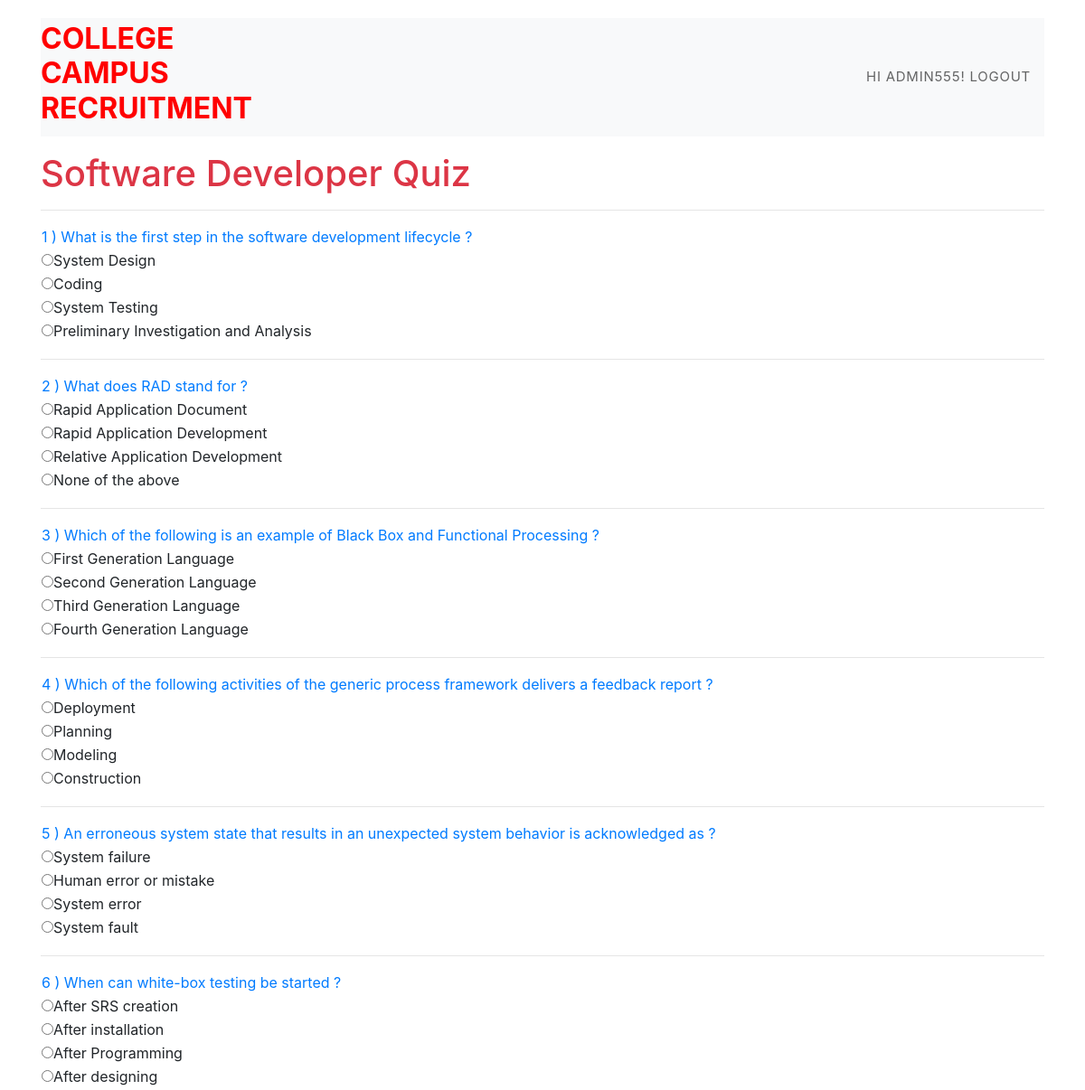
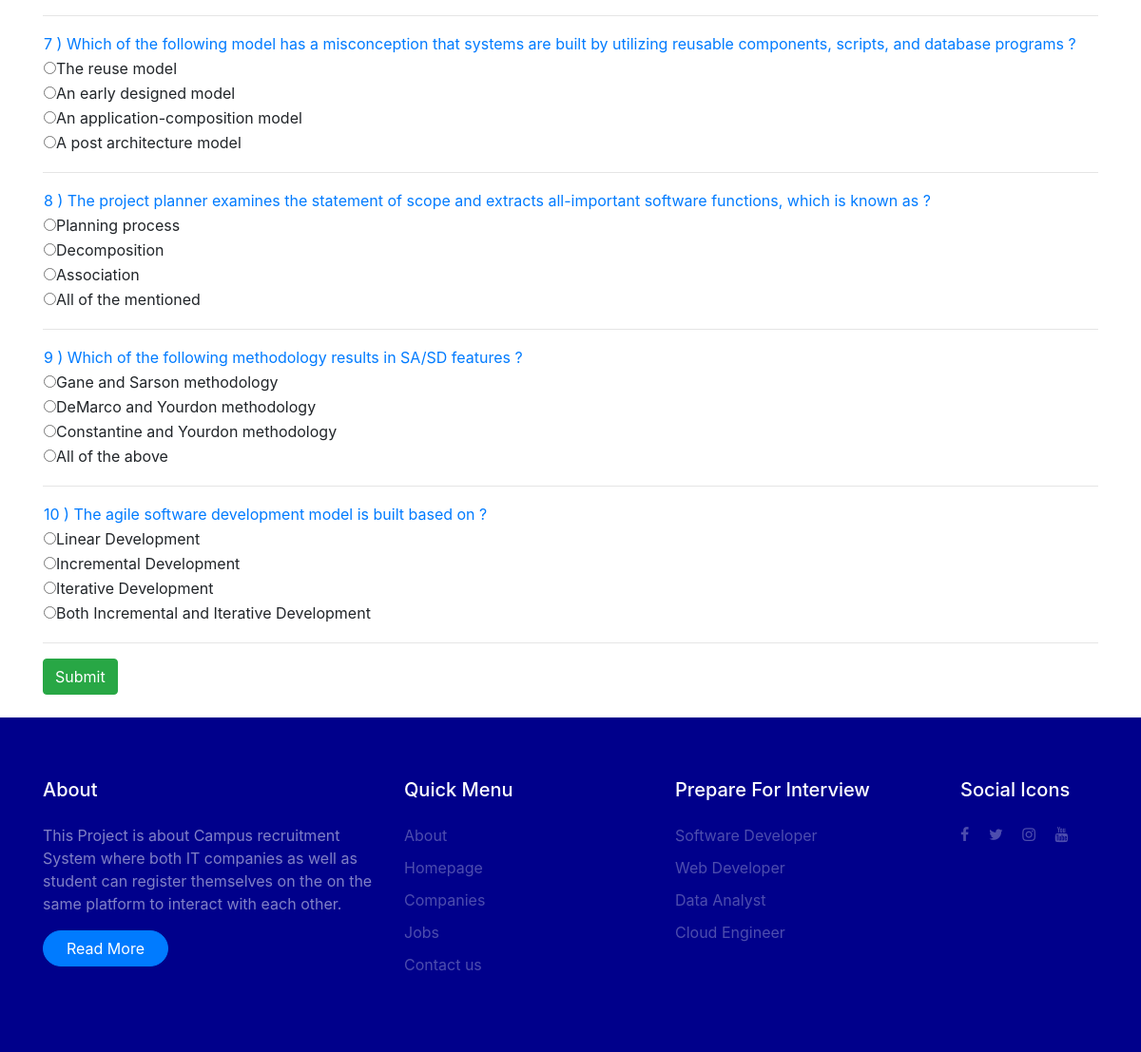
Screenshot of /quiz/ (signed in) with the database file from the repository (2 pictures, top to bottom).
### campus/models.py (models this page shows)
class Exam(models.Model):
    Question = models.CharField(max_length=100)
    Option1 = models.CharField(max_length=100)
    Option2 = models.CharField(max_length=100)
    Option3 = models.CharField(max_length=100)
    Option4 = models.CharField(max_length=100)
    Corrans = models.CharField(max_length=100)

### campus/views.py (the view)
# urls.py: path('quiz/', views.quiz, name='quiz'),
def quiz(request):
    exam = Exam.objects.all()
    return render(request, 'campus/sofdevMCQ.html', {'exam': exam})

### campus/templates/campus/sofdevMCQ.html (shortened to what this page needs)
<!Doctype html>
{% extends "campus/base.html" %}
{%block body_block%}
 <html>
<head>
    <link rel="stylesheet" href="https://maxcdn.bootstrapcdn.com/bootstrap/4.5.0/css/bootstrap.min.css">
</head>
<body>
<div class="container">
    <br><br><br>
    <h1 class= text-danger mt-3>Software Developer Quiz</h1>
    <hr>
    <div>
        {% for i in  exam %}
        <table>
            <tr>
                <td class="text-primary">{{i.id}} ) {{i.Question}} ?</td>
            </tr>
            <tr>
                <td><input type = "radio" class="rb" name = {{i.id}} id="Option1" value="{{i.Option1}}">{{i.Option1}}</td>
            </tr>
            <tr>
                <td><input type = "radio" class="rb" name = {{i.id}} id="Option2" value="{{i.Option2}}">{{i.Option2}}</td>
            </tr>
            <tr>
                <td><input type = "radio" class="rb" name = {{i.id}} id="Option3" value="{{i.Option3}}">{{i.Option3}}</td>
            </tr>
            <tr>
                <td><input type = "radio" class="rb" name = {{i.id}} id="Option4" value="{{i.Option4}}">{{i.Option4}}</td>
            </tr>
            <tr>
                <td><label id="corans" class= "rb" style="display:none ; color : green"><b>{{i.Corrans}}</b></label></td>
            </tr>
        </table>
<hr>
        {% endfor %}
        <input type="submit" class="btn btn-success" value="Submit" id="b1" onclick="getanswers()">
        <br><br>
        </div>
</div>
</body>
</html>
{% endblock %}

### campus/templates/campus/base.html (shortened to what this page needs)
<!DOCTYPE html>
{% load static %}
<html lang="en">
  <head>
    <link rel="stylesheet" href="{% static 'campus/fonts/icomoon/style.css' %}">
    <link rel="stylesheet" href="{% static 'campus/css/bootstrap.min.css' %}">
    <link rel="stylesheet" href="{% static 'campus/css/magnific-popup.css' %}">
    <link rel="stylesheet" href="{% static 'campus/css/jquery-ui.css' %}">
    <link rel="stylesheet" href="{% static 'campus/css/owl.carousel.min.css' %}">
    <link rel="stylesheet" href="{% static 'campus/css/owl.theme.default.min.css' %}">
    <link rel="stylesheet" href="{% static 'campus/css/animate.css' %}">
    <link rel="stylesheet" href="https://cdn.jsdelivr.net/npm/mediaelement@4.2.7/build/mediaelementplayer.min.css" >
    <link rel="stylesheet" href="{% static "campus/fonts/flaticon/font/flaticon.css" %} >
    <link rel="stylesheet" href="{% static "campus/css/aos.css" %}">
    <link rel="stylesheet" href="{% static "campus/css/style.css" %}">
  </head>
  <body>
  <div class="site-wrap">
    <div class="site-navbar-wrap js-site-navbar bg-white">
      <div class="container">
        <div class="site-navbar bg-light">
          <div class="py-1">
            <div class="row align-items-center">
              <div class="col-2">
                <h2 class="brand"><a href="http://127.0.0.1:8000"><strong style="color: red">COLLEGE CAMPUS RECRUITMENT</strong> </a></h2>
              </div>
              <div class="col-10">
                <nav class="site-navigation text-right" role="navigation">
                  <div class="container">
                    <ul class="site-menu js-clone-nav d-none d-lg-block">
                      <li><a href="#">{% if user.is_authenticated %}
                        <a href="http://127.0.0.1:8000/logout/"> Hi {{ user.username }}! logout</a>
                        {% endif %}</a></li>
                    </ul>
                  </div>
                </nav>
              </div>
            </div>
          </div>
        </div>
      </div>
    </div>
    <br></br><br></br>
    {%block body_block%}
    {% endblock %}
    <footer class="site-footer" style="background-color: darkblue;">
      <div class="container">
        <div class="row">
          <div class="col-md-4">
            <h3 class="footer-heading mb-4 text-white">About</h3>
            <p>This Project is about Campus recruitment System where both IT companies as well as student can register themselves on the on the same platform to interact with each other.</p>
            <p><a href="#" class="btn btn-primary pill text-white px-4">Read More</a></p>
          </div>
          <div class="col-md-6">
            <div class="row">
              <div class="col-md-6">
                <h3 class="footer-heading mb-4 text-white">Quick Menu</h3>
                  <ul class="list-unstyled">
                    <li><a href="#">About</a></li>
                    <li><a href="http://127.0.0.1:8000/">Homepage</a></li>
                    <li><a href="#">Companies</a></li>
                    <li><a href="#">Jobs</a></li>
                    <li><a href="#">Contact us</a></li>
                  </ul>
              </div>
              <div class="col-md-6">
                <h3 class="footer-heading mb-4 text-white">Prepare For Interview</h3>
                  <ul class="list-unstyled">
                    <li><a href="http://127.0.0.1:8000/quiz">Software Developer</a></li>
                    <li><a href="http://127.0.0.1:8000/quiz1">Web Developer</a></li>
                    <li><a href="http://127.0.0.1:8000/quiz2">Data Analyst</a></li>
                    <li><a href="http://127.0.0.1:8000/quiz3">Cloud Engineer</a></li>
                  </ul>
              </div>
            </div>
          </div>
          <div class="col-md-2">
            <div class="col-md-12"><h3 class="footer-heading mb-4 text-white">Social Icons</h3></div>
              <div class="col-md-12">
                <p>
                  <a href="https://www.facebook.com/" class="pb-2 pr-2 pl-0"><span class="icon-facebook"></span></a>
                  <a href="https://twitter.com/home" class="p-2"><span class="icon-twitter"></span></a>
                  <a href="https://www.instagram.com/bhaveshfrvr/" class="p-2"><span class="icon-instagram"></span></a>
                  <a href="https://www.youtube.com/" class="p-2"><span class="icon-youtube"></span></a>
                </p>
              </div>
          </div>
        </div>
      </div>
    </footer>
  </body>
</html>

### campus/static/campus/css/style.css (style rules this page uses)
body { line-height: 1.7; color: rgba(0, 0, 0, 0.5); font-weight: 400; font-size: 1rem; font-family: "Roboto Mono", SFMono-Regular, Menlo, Monaco, Consolas, "Liberation Mono", "Courier New", monospace; font-family: "Work Sans", -apple-system, BlinkMacSystemFont, "Segoe UI", Roboto, "Helvetica Neue", Arial, sans-serif, "Apple Color Emoji", "Segoe UI Emoji", "Segoe UI Symbol", "Noto Color Emoji"; }
h1, h2, h3, h4, h5, .h1, .h2, .h3, .h4, .h5 { color: #000; }
a { -webkit-transition: .3s all ease; -o-transition: .3s all ease; transition: .3s all ease; }
.site-wrap:before { -webkit-transition: .3s all ease-in-out; -o-transition: .3s all ease-in-out; transition: .3s all ease-in-out; background: rgba(0, 0, 0, 0.6); content: ""; position: absolute; z-index: 2000; top: 0; left: 0; right: 0; bottom: 0; opacity: 0; visibility: hidden; }
.btn { position: relative; top: 0; }
.btn.pill { border-radius: 30px !important; }
.site-footer { padding: 4em 0; background: #0d0d0d; color: rgba(255, 255, 255, 0.5); }
.site-footer .footer-heading { font-size: 20px; }
.site-footer a { color: rgba(255, 255, 255, 0.3); }
.site-footer ul li { margin-bottom: 10px; }
.site-navbar-wrap { background: #fff !important; position: fixed; z-index: 99; width: 100%; padding: 20px 0; margin-bottom: 113px; left: 0; -webkit-transition: .3s all ease; -o-transition: .3s all ease; transition: .3s all ease; }
.site-navbar-top, .site-navbar { border-bottom: 1px solid rgba(0, 0, 0, 0.1); }
.site-navbar { margin-bottom: 0px; width: 100%; border-bottom: none; background: #fff !important; }
.site-navbar .site-navigation .site-menu { margin-bottom: 0; }
.site-navbar .site-navigation .site-menu a { text-decoration: none !important; font-size: 15px; display: inline-block; }
.site-navbar .site-navigation .site-menu > li { display: inline-block; padding: 10px 5px; }
.site-navbar .site-navigation .site-menu > li > a { padding: 10px 10px; text-transform: uppercase; letter-spacing: .05em; color: rgba(0, 0, 0, 0.6); font-size: 15px; text-decoration: none !important; }
.site-navbar .site-navigation .site-menu > li:last-child { padding-right: 0; }
.site-navbar .site-navigation .site-menu > li:last-child > a { padding-right: 0; }

### rows the page displays
Exam: id "1", Question "What is the first step in the software development lifecycle", Option1 "System Design", Option2 "Coding", Option3 "System Testing", Option4 "Preliminary Investigation and Analysis"
Exam: id "2", Question "What does RAD stand for", Option1 "Rapid Application Document", Option2 "Rapid Application Development", Option3 "Relative Application Development", Option4 "None of the above"
Exam: id "3", Question "Which of the following is an example of Black Box and Functional Processing", Option1 "First Generation Language", Option2 "Second Generation Language", Option3 "Third Generation Language", Option4 "Fourth Generation Language"
Exam: id "4", Question "Which of the following activities of the generic process framework delivers a feedback report", Option1 "Deployment", Option2 "Planning", Option3 "Modeling", Option4 "Construction"
Exam: id "5", Question "An erroneous system state that results in an unexpected system behavior is acknowledged as", Option1 "System failure", Option2 "Human error or mistake", Option3 "System error", Option4 "System fault"
Exam: id "6", Question "When can white-box testing be started", Option1 "After SRS creation", Option2 "After installation", Option3 "After Programming", Option4 "After designing"
Exam: id "7", Question "Which of the following model has a misconception that systems are built by utilizing reusable components, scripts, and database programs", Option1 "The reuse model", Option2 "An early designed model", Option3 "An application-composition model", Option4 "A post architecture model"
Exam: id "8", Question "The project planner examines the statement of scope and extracts all-important software functions, which is known as", Option1 "Planning process", Option2 "Decomposition", Option3 "Association", Option4 "All of the mentioned"
Exam: id "9", Question "Which of the following methodology results in SA/SD features", Option1 "Gane and Sarson methodology", Option2 "DeMarco and Yourdon methodology", Option3 "Constantine and Yourdon methodology", Option4 "All of the above"
Exam: id "10", Question "The agile software development model is built based on", Option1 "Linear Development", Option2 "Incremental Development", Option3 "Iterative Development", Option4 "Both Incremental and Iterative Development"

### other values shown
{{ user.username }} "ADMIN555"
